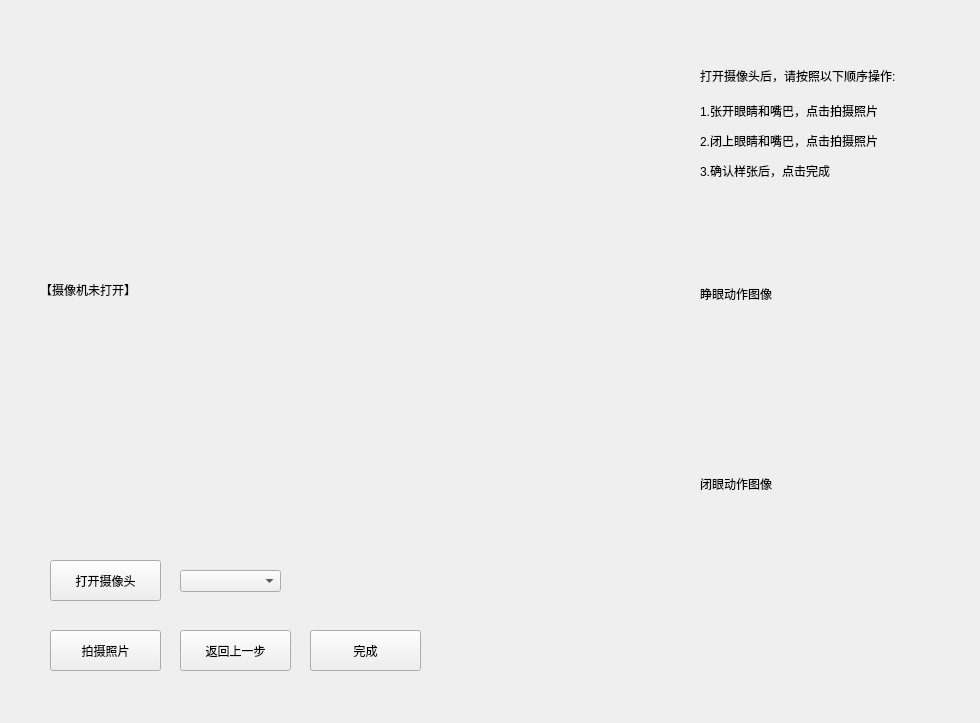
<?xml version="1.0" encoding="UTF-8"?>
<ui version="4.0">
 <class>Form</class>
 <widget class="QWidget" name="Form">
  <property name="geometry">
   <rect>
    <x>0</x>
    <y>0</y>
    <width>980</width>
    <height>723</height>
   </rect>
  </property>
  <property name="windowTitle">
   <string>动作采集</string>
  </property>
  <widget class="QLabel" name="camerashow">
   <property name="geometry">
    <rect>
     <x>40</x>
     <y>50</y>
     <width>640</width>
     <height>480</height>
    </rect>
   </property>
   <property name="text">
    <string>【摄像机未打开】</string>
   </property>
  </widget>
  <widget class="QPushButton" name="button_openCam">
   <property name="geometry">
    <rect>
     <x>50</x>
     <y>560</y>
     <width>111</width>
     <height>41</height>
    </rect>
   </property>
   <property name="text">
    <string>打开摄像头</string>
   </property>
  </widget>
  <widget class="QPushButton" name="button_shoot">
   <property name="geometry">
    <rect>
     <x>50</x>
     <y>630</y>
     <width>111</width>
     <height>41</height>
    </rect>
   </property>
   <property name="text">
    <string>拍摄照片</string>
   </property>
  </widget>
  <widget class="QPushButton" name="button_back">
   <property name="geometry">
    <rect>
     <x>180</x>
     <y>630</y>
     <width>111</width>
     <height>41</height>
    </rect>
   </property>
   <property name="text">
    <string>返回上一步</string>
   </property>
  </widget>
  <widget class="QPushButton" name="button_confrim">
   <property name="geometry">
    <rect>
     <x>310</x>
     <y>630</y>
     <width>111</width>
     <height>41</height>
    </rect>
   </property>
   <property name="text">
    <string>完成</string>
   </property>
  </widget>
  <widget class="QLabel" name="label_guide">
   <property name="geometry">
    <rect>
     <x>700</x>
     <y>40</y>
     <width>251</width>
     <height>71</height>
    </rect>
   </property>
   <property name="text">
    <string>打开摄像头后，请按照以下顺序操作:</string>
   </property>
  </widget>
  <widget class="QComboBox" name="comboBox">
   <property name="geometry">
    <rect>
     <x>180</x>
     <y>570</y>
     <width>101</width>
     <height>22</height>
    </rect>
   </property>
  </widget>
  <widget class="QLabel" name="label_step1">
   <property name="geometry">
    <rect>
     <x>700</x>
     <y>90</y>
     <width>251</width>
     <height>41</height>
    </rect>
   </property>
   <property name="text">
    <string>1.张开眼睛和嘴巴，点击拍摄照片</string>
   </property>
  </widget>
  <widget class="QLabel" name="label_step2">
   <property name="geometry">
    <rect>
     <x>700</x>
     <y>120</y>
     <width>251</width>
     <height>41</height>
    </rect>
   </property>
   <property name="text">
    <string>2.闭上眼睛和嘴巴，点击拍摄照片</string>
   </property>
  </widget>
  <widget class="QLabel" name="label_step3">
   <property name="geometry">
    <rect>
     <x>700</x>
     <y>150</y>
     <width>251</width>
     <height>41</height>
    </rect>
   </property>
   <property name="text">
    <string>3.确认样张后，点击完成</string>
   </property>
  </widget>
  <widget class="QLabel" name="label_openImg">
   <property name="geometry">
    <rect>
     <x>700</x>
     <y>210</y>
     <width>224</width>
     <height>168</height>
    </rect>
   </property>
   <property name="text">
    <string>睁眼动作图像</string>
   </property>
  </widget>
  <widget class="QLabel" name="label_closeImg">
   <property name="geometry">
    <rect>
     <x>700</x>
     <y>400</y>
     <width>224</width>
     <height>168</height>
    </rect>
   </property>
   <property name="text">
    <string>闭眼动作图像</string>
   </property>
  </widget>
 </widget>
 <resources/>
 <connections/>
</ui>
